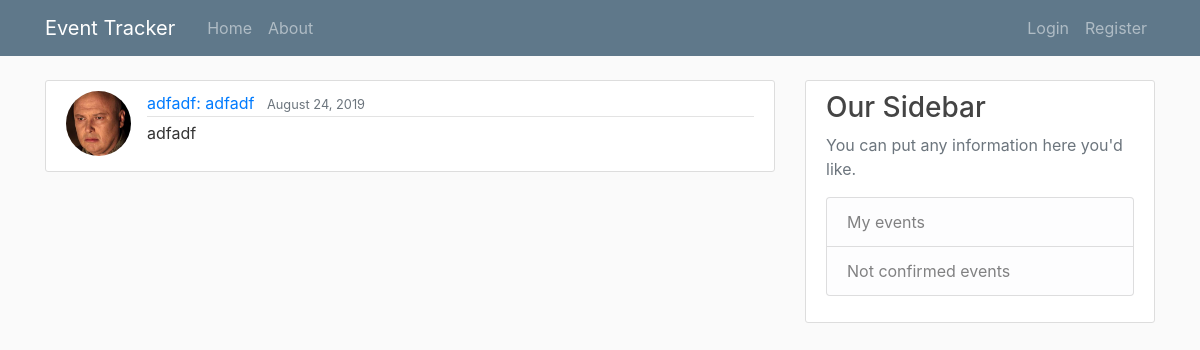
Screenshot of /event/17/ with the database file from the repository.
### tracker/models.py (models this page shows, shortened)
class Event(models.Model):
    key = models.CharField(max_length=50)
    value = models.CharField(max_length=50)
    description = models.TextField()
    created_at = models.DateTimeField(default=timezone.now)
    last_modified = models.DateTimeField(auto_now=True)
    confirmed_user = models.ManyToManyField(User)

### users/models.py (models this page shows, shortened)
class Profile(models.Model):
    user = models.OneToOneField(User, on_delete=models.CASCADE)
    image = models.ImageField(default='profile_pics/default.jpg', upload_to='profile_pics')

### tracker/views.py (the view)
# urls.py: path('event/<int:pk>/', EventDetailView.as_view(), name='event-detail'),
class EventDetailView(DetailView):
    model = Event
    def get_context_data(self, **kwargs):
        context = super().get_context_data(**kwargs)
        context['is_one_of_confirmed_user'] = self.get_object().confirmed_user.filter(id=self.request.user.id).exists()
        return context

### tracker/templates/tracker/event_detail.html (shortened to what this page needs)
{% extends "tracker/base.html" %}
{% block content %}
    <article class="media content-section">
        <a href="{% url 'user-events' event.confirmed_user.first.username %}"><img class="rounded-circle article-img" src="{{ event.confirmed_user.first.profile.image.url }}"></a>
        <div class="media-body">
            <div class="article-metadata">
            <a class="mr-2" href="#">{{ object.key }}: {{ object.value }}</a>
            <small class="text-muted">{{ object.created_at|date:"F j, Y"}}</small>
            </div>
            <p class="article-content"> {{ object.description }} </p>
        </div>
    </article>
{% endblock %}

### tracker/static/tracker/main.css (style rules this page uses)
body { background: #fafafa; color: #333333; margin-top: 5rem; }
.content-section { background: #ffffff; padding: 10px 20px; border: 1px solid #dddddd; border-radius: 3px; margin-bottom: 20px; }
.article-content { white-space: pre-line; }
.article-img { height: 65px; width: 65px; margin-right: 16px; }
.article-metadata { padding-bottom: 1px; margin-bottom: 4px; border-bottom: 1px solid #e3e3e3 }

### rows the page displays
Event: confirmed_user.first.profile.image (picture), key "adfadf", value "adfadf", created_at "August 24, 2019", description "adfadf"
